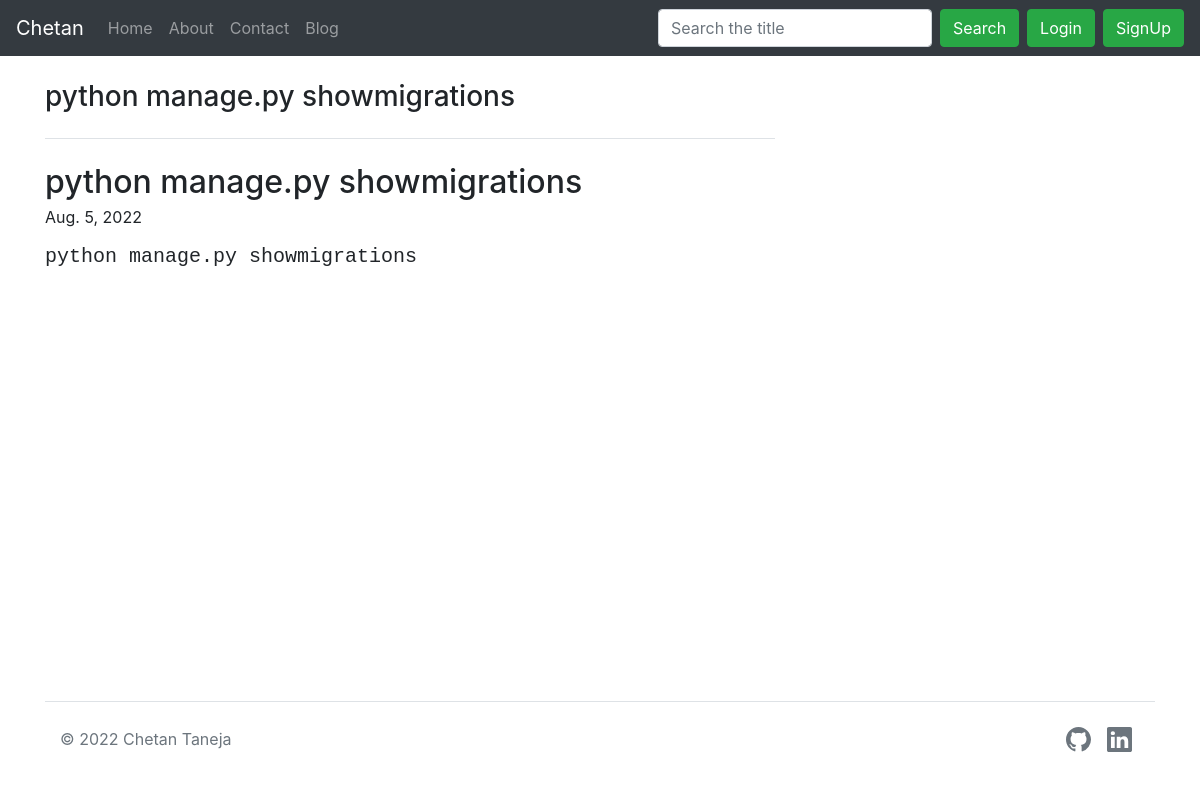
The page /blogpost/4 on the database its author committed.
### blog/models.py (models this page shows, shortened)
class Blog(models.Model):
    blog_slug = models.IntegerField(default=0)
    blog_title = models.CharField(max_length=100, default="")
    blog_sub_heading = models.CharField(max_length=200, default="")
    blog_sub_heading1 = models.CharField(max_length=50, default="")
    blog_content = models.TextField(max_length=5000, default="")
    blog_pub_date = models.DateField()

### blog/views.py (the view)
# urls.py: path('blogpost/<int:slug>', views.blogpost, name='blogpost'),
def blogpost(request, slug):
    all_blogs = Blog.objects.filter(blog_slug = slug)[0]
    params = {'all_blogs':all_blogs}
    return render(request, 'blog/blogpost.html', params)

### templates/blog/blogpost.html (shortened to what this page needs)
{% extends 'base.html' %}
{% block body %}
<div class="container mt-4 mb-4">
  <div class="row g-5">
    <div class="col-md-8">
      <h3 class="pb-4 mb-4 fst-italic border-bottom">
        {{all_blogs.blog_title}}
      </h3>
      <article class="blog-post">
        <h2 class="blog-post-title mb-1">{{all_blogs.blog_sub_heading}}</h2>
        <p class="blog-post-meta">{{all_blogs.blog_pub_date}}</p>
        <pre><h5>{{all_blogs.blog_content}}</h5></pre>
      </article>
    </div>
    <div class="col-md-4">
    </div>
  </div>
</div>
{% endblock body %}

### rows shown on the page
Blog: blog_title "python manage.py showmigrations", blog_sub_heading "python manage.py showmigrations", blog_pub_date "Aug. 5, 2022", blog_content "python manage.py showmigrations"
